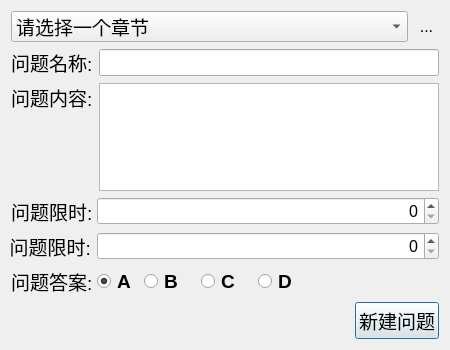
<?xml version="1.0" encoding="UTF-8"?>
<ui version="4.0">
 <class>CreateQuestion</class>
 <widget class="QDialog" name="CreateQuestion">
  <property name="geometry">
   <rect>
    <x>0</x>
    <y>0</y>
    <width>450</width>
    <height>350</height>
   </rect>
  </property>
  <property name="minimumSize">
   <size>
    <width>450</width>
    <height>350</height>
   </size>
  </property>
  <property name="maximumSize">
   <size>
    <width>500</width>
    <height>350</height>
   </size>
  </property>
  <property name="font">
   <font>
    <pointsize>12</pointsize>
   </font>
  </property>
  <property name="windowTitle">
   <string>新建问题 - TeachingRoom</string>
  </property>
  <property name="windowIcon">
   <iconset resource="icons.qrc">
    <normaloff>:/appFace/chapterlisticon</normaloff>:/appFace/chapterlisticon</iconset>
  </property>
  <property name="styleSheet">
   <string notr="true">background-image: url(:/appFace/bg);</string>
  </property>
  <layout class="QGridLayout" name="gridLayout">
   <item row="0" column="0">
    <layout class="QVBoxLayout" name="verticalLayout_2">
     <item>
      <layout class="QHBoxLayout" name="horizontalLayout_7">
       <item>
        <widget class="QComboBox" name="chapterNameList">
         <property name="font">
          <font>
           <pointsize>14</pointsize>
          </font>
         </property>
         <property name="layoutDirection">
          <enum>Qt::LeftToRight</enum>
         </property>
         <property name="iconSize">
          <size>
           <width>20</width>
           <height>20</height>
          </size>
         </property>
         <item>
          <property name="text">
           <string>请选择一个章节</string>
          </property>
          <property name="icon">
           <iconset resource="icons.qrc">
            <normaloff>:/appFace/selectquestion</normaloff>:/appFace/selectquestion</iconset>
          </property>
         </item>
        </widget>
       </item>
       <item>
        <widget class="QToolButton" name="refreshChapterBtn">
         <property name="minimumSize">
          <size>
           <width>25</width>
           <height>25</height>
          </size>
         </property>
         <property name="maximumSize">
          <size>
           <width>25</width>
           <height>25</height>
          </size>
         </property>
         <property name="toolTip">
          <string>点击刷新章节列表</string>
         </property>
         <property name="text">
          <string>...</string>
         </property>
         <property name="icon">
          <iconset resource="icons.qrc">
           <normaloff>:/appFace/refreshquestionlist</normaloff>:/appFace/refreshquestionlist</iconset>
         </property>
         <property name="iconSize">
          <size>
           <width>25</width>
           <height>25</height>
          </size>
         </property>
         <property name="autoRaise">
          <bool>true</bool>
         </property>
        </widget>
       </item>
      </layout>
     </item>
     <item>
      <layout class="QHBoxLayout" name="horizontalLayout_6">
       <item>
        <widget class="QLabel" name="label">
         <property name="minimumSize">
          <size>
           <width>80</width>
           <height>0</height>
          </size>
         </property>
         <property name="font">
          <font>
           <pointsize>14</pointsize>
          </font>
         </property>
         <property name="text">
          <string>问题名称:</string>
         </property>
        </widget>
       </item>
       <item>
        <widget class="QLineEdit" name="questionTitle">
         <property name="font">
          <font>
           <pointsize>12</pointsize>
          </font>
         </property>
        </widget>
       </item>
      </layout>
     </item>
     <item>
      <layout class="QHBoxLayout" name="horizontalLayout_5">
       <item>
        <layout class="QVBoxLayout" name="verticalLayout">
         <item>
          <widget class="QLabel" name="label_2">
           <property name="minimumSize">
            <size>
             <width>80</width>
             <height>0</height>
            </size>
           </property>
           <property name="font">
            <font>
             <pointsize>14</pointsize>
            </font>
           </property>
           <property name="text">
            <string>问题内容:</string>
           </property>
          </widget>
         </item>
         <item>
          <spacer name="verticalSpacer">
           <property name="orientation">
            <enum>Qt::Vertical</enum>
           </property>
           <property name="sizeHint" stdset="0">
            <size>
             <width>20</width>
             <height>40</height>
            </size>
           </property>
          </spacer>
         </item>
        </layout>
       </item>
       <item>
        <widget class="QTextBrowser" name="questionContext">
         <property name="minimumSize">
          <size>
           <width>0</width>
           <height>0</height>
          </size>
         </property>
         <property name="maximumSize">
          <size>
           <width>16777215</width>
           <height>16777215</height>
          </size>
         </property>
         <property name="font">
          <font>
           <pointsize>12</pointsize>
          </font>
         </property>
         <property name="readOnly">
          <bool>false</bool>
         </property>
        </widget>
       </item>
      </layout>
     </item>
     <item>
      <layout class="QHBoxLayout" name="horizontalLayout_4">
       <item>
        <widget class="QLabel" name="label_3">
         <property name="minimumSize">
          <size>
           <width>80</width>
           <height>0</height>
          </size>
         </property>
         <property name="maximumSize">
          <size>
           <width>50</width>
           <height>16777215</height>
          </size>
         </property>
         <property name="font">
          <font>
           <pointsize>14</pointsize>
          </font>
         </property>
         <property name="text">
          <string>问题限时:</string>
         </property>
        </widget>
       </item>
       <item>
        <widget class="QSpinBox" name="limitTime">
         <property name="font">
          <font>
           <pointsize>12</pointsize>
          </font>
         </property>
         <property name="alignment">
          <set>Qt::AlignRight|Qt::AlignTrailing|Qt::AlignVCenter</set>
         </property>
         <property name="maximum">
          <number>60</number>
         </property>
        </widget>
       </item>
      </layout>
     </item>
     <item>
      <layout class="QHBoxLayout" name="horizontalLayout_3">
       <item>
        <widget class="QLabel" name="label_4">
         <property name="minimumSize">
          <size>
           <width>80</width>
           <height>0</height>
          </size>
         </property>
         <property name="maximumSize">
          <size>
           <width>50</width>
           <height>16777215</height>
          </size>
         </property>
         <property name="font">
          <font>
           <pointsize>14</pointsize>
          </font>
         </property>
         <property name="text">
          <string>问题限时:</string>
         </property>
         <property name="alignment">
          <set>Qt::AlignRight|Qt::AlignTrailing|Qt::AlignVCenter</set>
         </property>
        </widget>
       </item>
       <item>
        <widget class="QSpinBox" name="score">
         <property name="font">
          <font>
           <pointsize>12</pointsize>
          </font>
         </property>
         <property name="alignment">
          <set>Qt::AlignRight|Qt::AlignTrailing|Qt::AlignVCenter</set>
         </property>
         <property name="maximum">
          <number>100</number>
         </property>
        </widget>
       </item>
      </layout>
     </item>
     <item>
      <layout class="QHBoxLayout" name="horizontalLayout">
       <item>
        <widget class="QLabel" name="label_5">
         <property name="minimumSize">
          <size>
           <width>80</width>
           <height>0</height>
          </size>
         </property>
         <property name="maximumSize">
          <size>
           <width>50</width>
           <height>16777215</height>
          </size>
         </property>
         <property name="font">
          <font>
           <pointsize>14</pointsize>
          </font>
         </property>
         <property name="text">
          <string>问题答案:</string>
         </property>
        </widget>
       </item>
       <item>
        <widget class="QRadioButton" name="radioButton">
         <property name="minimumSize">
          <size>
           <width>35</width>
           <height>0</height>
          </size>
         </property>
         <property name="maximumSize">
          <size>
           <width>30</width>
           <height>16777215</height>
          </size>
         </property>
         <property name="font">
          <font>
           <pointsize>14</pointsize>
           <weight>75</weight>
           <bold>true</bold>
          </font>
         </property>
         <property name="text">
          <string>A</string>
         </property>
         <property name="checked">
          <bool>true</bool>
         </property>
         <attribute name="buttonGroup">
          <string>buttonGroup</string>
         </attribute>
        </widget>
       </item>
       <item>
        <spacer name="horizontalSpacer_2">
         <property name="orientation">
          <enum>Qt::Horizontal</enum>
         </property>
         <property name="sizeHint" stdset="0">
          <size>
           <width>10</width>
           <height>20</height>
          </size>
         </property>
        </spacer>
       </item>
       <item>
        <widget class="QRadioButton" name="radioButton_2">
         <property name="minimumSize">
          <size>
           <width>35</width>
           <height>0</height>
          </size>
         </property>
         <property name="maximumSize">
          <size>
           <width>30</width>
           <height>16777215</height>
          </size>
         </property>
         <property name="font">
          <font>
           <pointsize>14</pointsize>
           <weight>75</weight>
           <bold>true</bold>
          </font>
         </property>
         <property name="text">
          <string>B</string>
         </property>
         <attribute name="buttonGroup">
          <string>buttonGroup</string>
         </attribute>
        </widget>
       </item>
       <item>
        <spacer name="horizontalSpacer_3">
         <property name="orientation">
          <enum>Qt::Horizontal</enum>
         </property>
         <property name="sizeHint" stdset="0">
          <size>
           <width>20</width>
           <height>20</height>
          </size>
         </property>
        </spacer>
       </item>
       <item>
        <widget class="QRadioButton" name="radioButton_3">
         <property name="minimumSize">
          <size>
           <width>35</width>
           <height>0</height>
          </size>
         </property>
         <property name="maximumSize">
          <size>
           <width>30</width>
           <height>16777215</height>
          </size>
         </property>
         <property name="font">
          <font>
           <pointsize>14</pointsize>
           <weight>75</weight>
           <bold>true</bold>
          </font>
         </property>
         <property name="text">
          <string>C</string>
         </property>
         <attribute name="buttonGroup">
          <string>buttonGroup</string>
         </attribute>
        </widget>
       </item>
       <item>
        <spacer name="horizontalSpacer_4">
         <property name="orientation">
          <enum>Qt::Horizontal</enum>
         </property>
         <property name="sizeHint" stdset="0">
          <size>
           <width>20</width>
           <height>20</height>
          </size>
         </property>
        </spacer>
       </item>
       <item>
        <widget class="QRadioButton" name="radioButton_4">
         <property name="minimumSize">
          <size>
           <width>35</width>
           <height>0</height>
          </size>
         </property>
         <property name="maximumSize">
          <size>
           <width>30</width>
           <height>16777215</height>
          </size>
         </property>
         <property name="font">
          <font>
           <pointsize>14</pointsize>
           <weight>75</weight>
           <bold>true</bold>
          </font>
         </property>
         <property name="text">
          <string>D</string>
         </property>
         <attribute name="buttonGroup">
          <string>buttonGroup</string>
         </attribute>
        </widget>
       </item>
       <item>
        <spacer name="horizontalSpacer_5">
         <property name="orientation">
          <enum>Qt::Horizontal</enum>
         </property>
         <property name="sizeHint" stdset="0">
          <size>
           <width>150</width>
           <height>20</height>
          </size>
         </property>
        </spacer>
       </item>
      </layout>
     </item>
     <item>
      <layout class="QHBoxLayout" name="horizontalLayout_2">
       <item>
        <spacer name="horizontalSpacer">
         <property name="orientation">
          <enum>Qt::Horizontal</enum>
         </property>
         <property name="sizeHint" stdset="0">
          <size>
           <width>40</width>
           <height>20</height>
          </size>
         </property>
        </spacer>
       </item>
       <item>
        <widget class="QPushButton" name="addQuestionBtn">
         <property name="font">
          <font>
           <pointsize>14</pointsize>
          </font>
         </property>
         <property name="text">
          <string>新建问题</string>
         </property>
        </widget>
       </item>
      </layout>
     </item>
    </layout>
   </item>
  </layout>
 </widget>
 <tabstops>
  <tabstop>chapterNameList</tabstop>
  <tabstop>refreshChapterBtn</tabstop>
  <tabstop>questionTitle</tabstop>
  <tabstop>questionContext</tabstop>
  <tabstop>limitTime</tabstop>
  <tabstop>score</tabstop>
  <tabstop>radioButton</tabstop>
  <tabstop>radioButton_2</tabstop>
  <tabstop>radioButton_3</tabstop>
  <tabstop>radioButton_4</tabstop>
  <tabstop>addQuestionBtn</tabstop>
 </tabstops>
 <resources>
  <include location="icons.qrc"/>
 </resources>
 <connections/>
 <buttongroups>
  <buttongroup name="buttonGroup"/>
 </buttongroups>
</ui>
